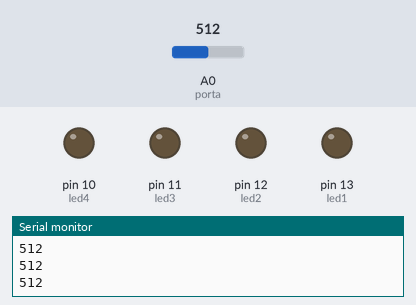
Bench run of a sketch on a simulated Arduino Uno, built with avr-gcc and run on an emulated ATmega328P. Parts: output pins drawn as LEDs (lit = HIGH), the last lines printed to the serial monitor. Inputs (shaded band) come from the test bench; at power-on: A0 (porta) = 512.

Above: at 1.2 s.
1.3 s: A0 (porta) set to 299
2.8 s: A0 (porta) set to 279
At 4.0 s:
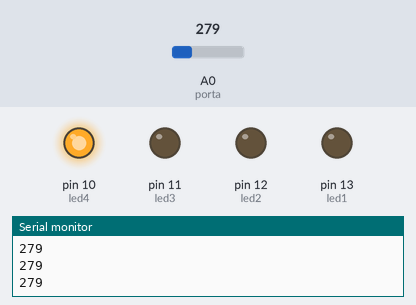
4.3 s: A0 (porta) set to 261
5.8 s: A0 (porta) set to 234
At 6.5 s:
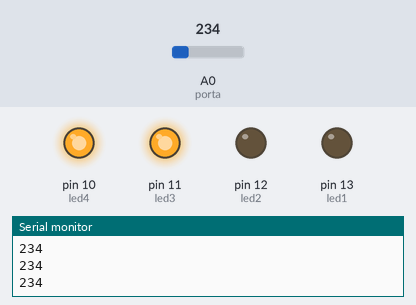
7.3 s: A0 (porta) set to 182
At 8.5 s:
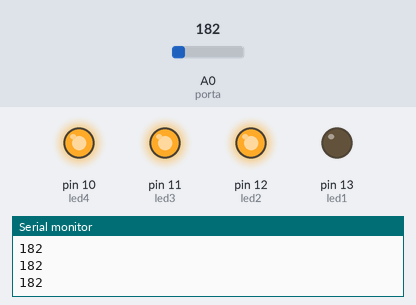
8.8 s: A0 (porta) set to 210
At 10.0 s:
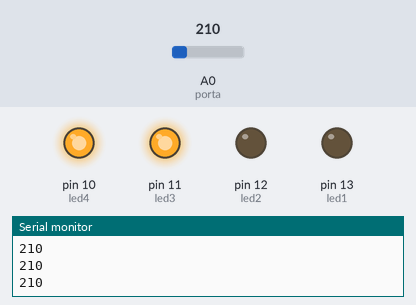
Timing chart, 0 to 11.3 s (numbered marks = the images above; inputs shaded):
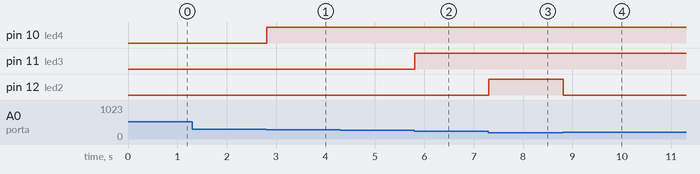

The sketch:

DLR.ino
```cpp
int porta = A0;
int led1 = 13;
int led2 = 12;
int led3 = 11;
int led4 = 10;
int valor;


void setup()
{
  pinMode(led1, OUTPUT);
  pinMode(led2, OUTPUT);
  pinMode(led3, OUTPUT);
  pinMode(led4, OUTPUT);
  pinMode(porta, INPUT);
  Serial.begin(9600);
}

void loop()
{
  valor = analogRead(porta);
  Serial.println(valor);

  if(valor < 150)
    digitalWrite(led1, HIGH);
  else
    digitalWrite(led1, LOW);

  if(valor < 200)
    digitalWrite(led2, HIGH);
  else
    digitalWrite(led2, LOW);

  if(valor < 250)
    digitalWrite(led3, HIGH);
  else
    digitalWrite(led3, LOW);

  if(valor < 290)
    digitalWrite(led4, HIGH);
  else
    digitalWrite(led4, LOW);
}
```

Measured:
- the behaviour switches between 290 and 289 on A0 (porta) (found by bisection; images 0 and 1)
- the behaviour switches between 250 and 249 on A0 (porta) (found by bisection; images 1 and 2)
- the behaviour switches between 200 and 199 on A0 (porta) (found by bisection; images 2 and 3)
- after the input at 2.8 s, pin 10 (led4): LOW → HIGH at once
- after the input at 5.8 s, pin 11 (led3): LOW → HIGH at once
- after the input at 7.3 s, pin 12 (led2): LOW → HIGH at once
- after the input at 8.8 s, pin 12 (led2): HIGH → LOW at once
